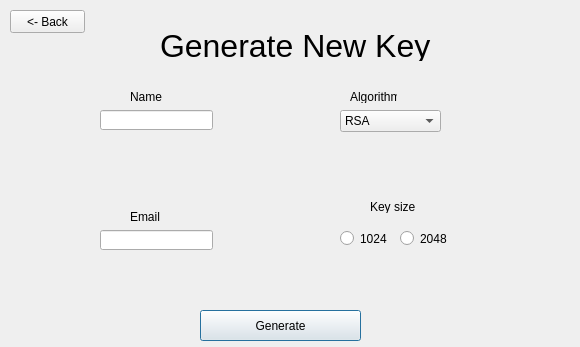
<?xml version="1.0" encoding="UTF-8"?>
<ui version="4.0">
 <class>Dialog</class>
 <widget class="QDialog" name="Dialog">
  <property name="geometry">
   <rect>
    <x>0</x>
    <y>0</y>
    <width>580</width>
    <height>347</height>
   </rect>
  </property>
  <property name="windowTitle">
   <string>Generate New Key</string>
  </property>
  <widget class="QLabel" name="label">
   <property name="geometry">
    <rect>
     <x>130</x>
     <y>90</y>
     <width>47</width>
     <height>13</height>
    </rect>
   </property>
   <property name="text">
    <string>Name</string>
   </property>
  </widget>
  <widget class="QLabel" name="label_2">
   <property name="geometry">
    <rect>
     <x>130</x>
     <y>210</y>
     <width>47</width>
     <height>13</height>
    </rect>
   </property>
   <property name="text">
    <string>Email</string>
   </property>
  </widget>
  <widget class="QLineEdit" name="nameTB">
   <property name="geometry">
    <rect>
     <x>100</x>
     <y>110</y>
     <width>113</width>
     <height>20</height>
    </rect>
   </property>
  </widget>
  <widget class="QLineEdit" name="emailTB">
   <property name="geometry">
    <rect>
     <x>100</x>
     <y>230</y>
     <width>113</width>
     <height>20</height>
    </rect>
   </property>
  </widget>
  <widget class="QComboBox" name="algorithmCB">
   <property name="geometry">
    <rect>
     <x>340</x>
     <y>110</y>
     <width>101</width>
     <height>22</height>
    </rect>
   </property>
   <item>
    <property name="text">
     <string>RSA</string>
    </property>
   </item>
   <item>
    <property name="text">
     <string>ElgamalDSA</string>
    </property>
   </item>
  </widget>
  <widget class="QLabel" name="label_3">
   <property name="geometry">
    <rect>
     <x>350</x>
     <y>90</y>
     <width>47</width>
     <height>13</height>
    </rect>
   </property>
   <property name="text">
    <string>Algorithm</string>
   </property>
  </widget>
  <widget class="QRadioButton" name="RB1024">
   <property name="geometry">
    <rect>
     <x>340</x>
     <y>230</y>
     <width>51</width>
     <height>17</height>
    </rect>
   </property>
   <property name="text">
    <string>1024</string>
   </property>
  </widget>
  <widget class="QRadioButton" name="RB2048">
   <property name="geometry">
    <rect>
     <x>400</x>
     <y>230</y>
     <width>51</width>
     <height>17</height>
    </rect>
   </property>
   <property name="text">
    <string>2048</string>
   </property>
  </widget>
  <widget class="QLabel" name="label_4">
   <property name="geometry">
    <rect>
     <x>370</x>
     <y>200</y>
     <width>47</width>
     <height>13</height>
    </rect>
   </property>
   <property name="text">
    <string>Key size</string>
   </property>
  </widget>
  <widget class="QPushButton" name="generateButton">
   <property name="geometry">
    <rect>
     <x>200</x>
     <y>310</y>
     <width>161</width>
     <height>31</height>
    </rect>
   </property>
   <property name="text">
    <string>Generate</string>
   </property>
  </widget>
  <widget class="QLabel" name="label_5">
   <property name="geometry">
    <rect>
     <x>160</x>
     <y>30</y>
     <width>281</width>
     <height>31</height>
    </rect>
   </property>
   <property name="font">
    <font>
     <pointsize>24</pointsize>
    </font>
   </property>
   <property name="text">
    <string>Generate New Key</string>
   </property>
  </widget>
  <widget class="QPushButton" name="backButton">
   <property name="geometry">
    <rect>
     <x>10</x>
     <y>10</y>
     <width>75</width>
     <height>23</height>
    </rect>
   </property>
   <property name="text">
    <string>&lt;- Back</string>
   </property>
  </widget>
 </widget>
 <resources/>
 <connections/>
</ui>
